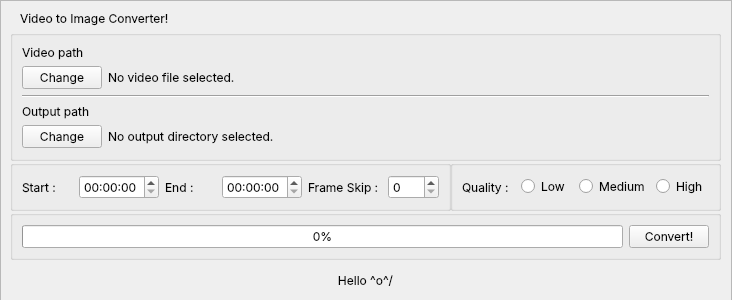
<?xml version="1.0" encoding="UTF-8"?>
<ui version="4.0">
 <class>MainWindow</class>
 <widget class="QMainWindow" name="MainWindow">
  <property name="geometry">
   <rect>
    <x>0</x>
    <y>0</y>
    <width>732</width>
    <height>300</height>
   </rect>
  </property>
  <property name="sizePolicy">
   <sizepolicy hsizetype="Expanding" vsizetype="Expanding">
    <horstretch>0</horstretch>
    <verstretch>0</verstretch>
   </sizepolicy>
  </property>
  <property name="minimumSize">
   <size>
    <width>732</width>
    <height>300</height>
   </size>
  </property>
  <property name="font">
   <font>
    <family>Inter</family>
    <pointsize>9</pointsize>
   </font>
  </property>
  <property name="windowTitle">
   <string>MainWindow</string>
  </property>
  <property name="windowIcon">
   <iconset theme="QIcon::ThemeIcon::VideoDisplay"/>
  </property>
  <property name="dockNestingEnabled">
   <bool>false</bool>
  </property>
  <property name="unifiedTitleAndToolBarOnMac">
   <bool>false</bool>
  </property>
  <widget class="QWidget" name="centralwidget">
   <property name="sizePolicy">
    <sizepolicy hsizetype="Expanding" vsizetype="Expanding">
     <horstretch>0</horstretch>
     <verstretch>0</verstretch>
    </sizepolicy>
   </property>
   <property name="minimumSize">
    <size>
     <width>732</width>
     <height>300</height>
    </size>
   </property>
   <widget class="QFrame" name="frame">
    <property name="geometry">
     <rect>
      <x>0</x>
      <y>0</y>
      <width>732</width>
      <height>301</height>
     </rect>
    </property>
    <property name="sizePolicy">
     <sizepolicy hsizetype="Preferred" vsizetype="Preferred">
      <horstretch>0</horstretch>
      <verstretch>0</verstretch>
     </sizepolicy>
    </property>
    <property name="minimumSize">
     <size>
      <width>0</width>
      <height>0</height>
     </size>
    </property>
    <property name="frameShape">
     <enum>QFrame::Shape::StyledPanel</enum>
    </property>
    <property name="frameShadow">
     <enum>QFrame::Shadow::Raised</enum>
    </property>
    <widget class="QLabel" name="label">
     <property name="geometry">
      <rect>
       <x>20</x>
       <y>10</y>
       <width>171</width>
       <height>16</height>
      </rect>
     </property>
     <property name="text">
      <string>Video to Image Converter!</string>
     </property>
    </widget>
    <widget class="QGroupBox" name="selection_group">
     <property name="geometry">
      <rect>
       <x>10</x>
       <y>30</y>
       <width>711</width>
       <height>131</height>
      </rect>
     </property>
     <property name="sizePolicy">
      <sizepolicy hsizetype="Preferred" vsizetype="Preferred">
       <horstretch>0</horstretch>
       <verstretch>0</verstretch>
      </sizepolicy>
     </property>
     <property name="mouseTracking">
      <bool>false</bool>
     </property>
     <property name="title">
      <string/>
     </property>
     <layout class="QFormLayout" name="formLayout">
      <item row="0" column="0" colspan="2">
       <widget class="QLabel" name="vid_label">
        <property name="text">
         <string>Video path</string>
        </property>
       </widget>
      </item>
      <item row="1" column="0">
       <widget class="QPushButton" name="vid_button">
        <property name="text">
         <string>Change</string>
        </property>
       </widget>
      </item>
      <item row="1" column="1">
       <widget class="QLabel" name="vid_dir">
        <property name="text">
         <string>No video file selected.</string>
        </property>
       </widget>
      </item>
      <item row="2" column="0" colspan="2">
       <widget class="Line" name="line">
        <property name="orientation">
         <enum>Qt::Orientation::Horizontal</enum>
        </property>
       </widget>
      </item>
      <item row="3" column="0" colspan="2">
       <widget class="QLabel" name="out_label">
        <property name="text">
         <string>Output path</string>
        </property>
       </widget>
      </item>
      <item row="4" column="0">
       <widget class="QPushButton" name="out_button">
        <property name="text">
         <string>Change</string>
        </property>
       </widget>
      </item>
      <item row="4" column="1">
       <widget class="QLabel" name="out_dir">
        <property name="text">
         <string>No output directory selected.</string>
        </property>
       </widget>
      </item>
     </layout>
    </widget>
    <widget class="QLabel" name="status_label">
     <property name="geometry">
      <rect>
       <x>10</x>
       <y>260</y>
       <width>711</width>
       <height>41</height>
      </rect>
     </property>
     <property name="text">
      <string>Hello ^o^/</string>
     </property>
     <property name="alignment">
      <set>Qt::AlignmentFlag::AlignCenter</set>
     </property>
    </widget>
    <widget class="QGroupBox" name="status_box">
     <property name="geometry">
      <rect>
       <x>10</x>
       <y>210</y>
       <width>711</width>
       <height>50</height>
      </rect>
     </property>
     <property name="sizePolicy">
      <sizepolicy hsizetype="Preferred" vsizetype="Preferred">
       <horstretch>0</horstretch>
       <verstretch>0</verstretch>
      </sizepolicy>
     </property>
     <property name="title">
      <string/>
     </property>
     <layout class="QHBoxLayout" name="horizontalLayout_3">
      <item>
       <widget class="QProgressBar" name="loading_bar">
        <property name="value">
         <number>0</number>
        </property>
       </widget>
      </item>
      <item>
       <widget class="QPushButton" name="convert_button">
        <property name="sizePolicy">
         <sizepolicy hsizetype="Preferred" vsizetype="Fixed">
          <horstretch>0</horstretch>
          <verstretch>0</verstretch>
         </sizepolicy>
        </property>
        <property name="text">
         <string>Convert!</string>
        </property>
       </widget>
      </item>
     </layout>
    </widget>
    <widget class="QGroupBox" name="quality_group">
     <property name="geometry">
      <rect>
       <x>450</x>
       <y>160</y>
       <width>271</width>
       <height>51</height>
      </rect>
     </property>
     <property name="sizePolicy">
      <sizepolicy hsizetype="Preferred" vsizetype="Preferred">
       <horstretch>0</horstretch>
       <verstretch>0</verstretch>
      </sizepolicy>
     </property>
     <property name="title">
      <string/>
     </property>
     <layout class="QHBoxLayout" name="horizontalLayout_2">
      <item>
       <widget class="QLabel" name="quality_label">
        <property name="text">
         <string>Quality :</string>
        </property>
       </widget>
      </item>
      <item>
       <widget class="QRadioButton" name="low_quality_box">
        <property name="text">
         <string>Low</string>
        </property>
       </widget>
      </item>
      <item>
       <widget class="QRadioButton" name="medium_quality_box">
        <property name="text">
         <string>Medium</string>
        </property>
       </widget>
      </item>
      <item>
       <widget class="QRadioButton" name="high_quality_box">
        <property name="text">
         <string>High</string>
        </property>
       </widget>
      </item>
     </layout>
    </widget>
    <widget class="QGroupBox" name="configuration_group">
     <property name="geometry">
      <rect>
       <x>10</x>
       <y>160</y>
       <width>441</width>
       <height>51</height>
      </rect>
     </property>
     <property name="sizePolicy">
      <sizepolicy hsizetype="Preferred" vsizetype="Preferred">
       <horstretch>0</horstretch>
       <verstretch>0</verstretch>
      </sizepolicy>
     </property>
     <property name="title">
      <string/>
     </property>
     <layout class="QHBoxLayout" name="horizontalLayout">
      <item>
       <widget class="QLabel" name="start_label">
        <property name="text">
         <string>Start :</string>
        </property>
       </widget>
      </item>
      <item>
       <widget class="QTimeEdit" name="start_box"/>
      </item>
      <item>
       <widget class="QLabel" name="end_label">
        <property name="text">
         <string>End :</string>
        </property>
       </widget>
      </item>
      <item>
       <widget class="QTimeEdit" name="end_box"/>
      </item>
      <item>
       <widget class="QLabel" name="frame_label">
        <property name="text">
         <string>Frame Skip : </string>
        </property>
       </widget>
      </item>
      <item>
       <widget class="QSpinBox" name="frame_box"/>
      </item>
     </layout>
    </widget>
   </widget>
  </widget>
 </widget>
 <resources/>
 <connections/>
</ui>
